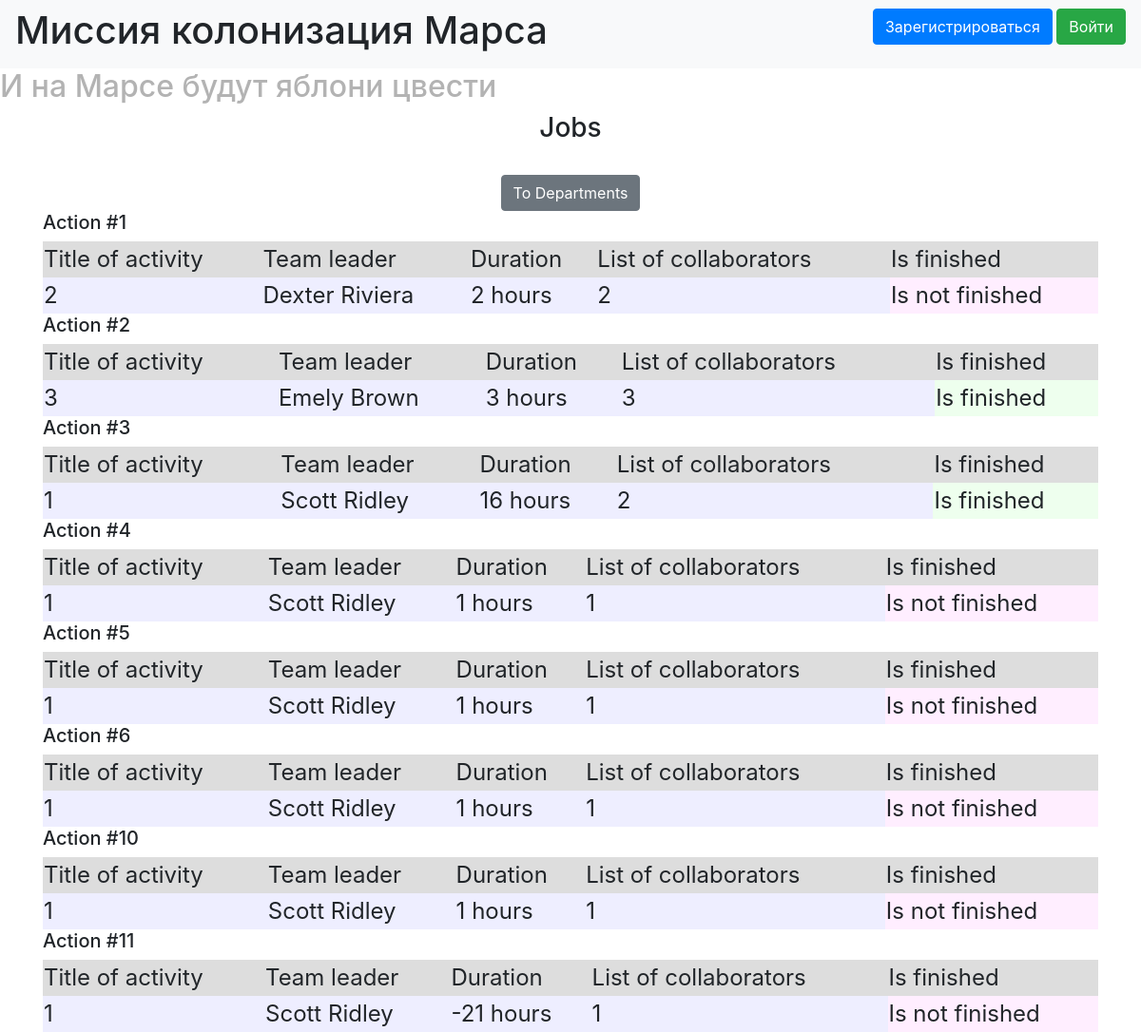
The page / on the database its author committed.
### data/jobs.py (models this page shows)
class Jobs(SqlAlchemyBase, SerializerMixin):
    __tablename__ = 'jobs'
    id = sqlalchemy.Column(sqlalchemy.Integer,
                           primary_key=True, autoincrement=True)
    team_leader = sqlalchemy.Column(sqlalchemy.Integer, sqlalchemy.ForeignKey("users.id"),
                                    nullable=True)
    job = sqlalchemy.Column(sqlalchemy.String, nullable=True)
    work_size = sqlalchemy.Column(sqlalchemy.Integer, nullable=True)
    collaborators = sqlalchemy.Column(sqlalchemy.String, nullable=True)
    start_date = sqlalchemy.Column(sqlalchemy.DateTime, nullable=True)
    end_date = sqlalchemy.Column(sqlalchemy.DateTime, nullable=True)
    is_finished = sqlalchemy.Column(sqlalchemy.Boolean, nullable=True)
    creator = sqlalchemy.Column(sqlalchemy.Integer, nullable=True)
    user = orm.relation('User')
    categories = orm.relation("CategoryJob",
                              secondary="jobs_to_category",
                              backref="jobs")

### data/users.py (models this page shows, shortened)
class User(SqlAlchemyBase, UserMixin, SerializerMixin):
    __tablename__ = 'users'
    id = sqlalchemy.Column(sqlalchemy.Integer,
                           primary_key=True, autoincrement=True)
    surname = sqlalchemy.Column(sqlalchemy.String, nullable=True)
    name = sqlalchemy.Column(sqlalchemy.String, nullable=True)
    age = sqlalchemy.Column(sqlalchemy.Integer, nullable=True)
    position = sqlalchemy.Column(sqlalchemy.String, nullable=True)
    speciality = sqlalchemy.Column(sqlalchemy.String, nullable=True)
    address = sqlalchemy.Column(sqlalchemy.String, nullable=True)
    email = sqlalchemy.Column(sqlalchemy.String, unique=True, nullable=True)
    hashed_password = sqlalchemy.Column(sqlalchemy.String, nullable=True)
    modified_date = sqlalchemy.Column(sqlalchemy.DateTime, default=datetime.datetime.now)
    city_from = sqlalchemy.Column(sqlalchemy.String, nullable=True)
    jobs = orm.relation("Jobs", back_populates='user')
    deps = orm.relation("Department", back_populates='user')

### main.py (the view)
@app.route("/")
def index():
    session = db_session.create_session()
    jobs = session.query(Jobs).all()
    return render_template("jobs.html", title="Mars Colonization", jobs=jobs)

### data/db_session.py (called while the page is built)
def create_session() -> Session:
    global __factory
    return __factory()

### templates/jobs.html (shortened to what this page needs)
{% extends "base.html" %}
{% block content %}
<h3 align="center">Jobs</h3> <br/>
<center>
    <a href="/departments" class="btn btn-secondary">To Departments</a>
</center>
{% for item in jobs%}
<div>
    <h5>Action #{{item.id}}</h5>
    <div>
        <table border="0" width="100%">
            <tr style="background-color: #DDDDDD; font-size: 1.5rem;">
                <td>Title of activity</td>
                <td>Team leader</td>
                <td>Duration</td>
                <td>List of collaborators</td>
                <td>Is finished</td>
            </tr>
            <tr style="font-size: 1.5rem;">
                <td style="background-color: #EEEEFF">{{ item.job }}</td>
                <td style="background-color: #EEEEFF">{{ item.user.surname }} {{ item.user.name }}</td>
                <td style="background-color: #EEEEFF">{{ item.work_size }} hours</td>
                <td style="background-color: #EEEEFF">{{ item.collaborators }}</td>
                {% if item.is_finished %}
                    <td style="background-color: #EEFFEE">Is finished</td>
                {% else %}
                    <td style="background-color: #FFEEFF">Is not finished</td>
                {% endif %}
            </tr>
        </table>
    </div>
</div>
{% endfor %}
{% endblock %}

### templates/base.html (shortened to what this page needs)
<!doctype html>
<html lang="en">
<head>
    <link rel="stylesheet"
          href="https://stackpath.bootstrapcdn.com/bootstrap/4.4.1/css/bootstrap.min.css"
>
    <link rel="stylesheet" type="text/css" href={{ url_for(
    'static', filename='css/style.css') }}/>
</head>
<body>
<header>
    <nav class="navbar navbar-light bg-light">
        <h1>Миссия колонизация Марса</h1>
        {% if current_user.is_authenticated %}
            <a class="navbar-brand" href="/logout">{{ current_user.name }}</a>
        {% else %}
            <p>
                <a class="btn btn-primary " href="/register">Зарегистрироваться</a>
                <a class="btn btn-success" href="/login">Войти</a>
            </p>
        {% endif %}
    </nav>
</header>
<h2>И на Марсе будут яблони цвести</h2>
<main role="main" class="container">
    {% block content %}{% endblock %}
</main>
</body>
</html>

### static/css/style.css (style rules this page uses)
h2 { color: #b3b3b3; }

### rows shown on the page
Jobs: id "1", job "2", user.surname "Dexter", user.name "Riviera", work_size "2", collaborators "2", is_finished "Is not finished"
Jobs: id "2", job "3", user.surname "Emely", user.name "Brown", work_size "3", collaborators "3", is_finished "Is finished"
Jobs: id "3", job "1", user.surname "Scott", user.name "Ridley", work_size "16", collaborators "2", is_finished "Is finished"
Jobs: id "4", job "1", user.surname "Scott", user.name "Ridley", work_size "1", collaborators "1", is_finished "Is not finished"
Jobs: id "5", job "1", user.surname "Scott", user.name "Ridley", work_size "1", collaborators "1", is_finished "Is not finished"
Jobs: id "6", job "1", user.surname "Scott", user.name "Ridley", work_size "1", collaborators "1", is_finished "Is not finished"
Jobs: id "10", job "1", user.surname "Scott", user.name "Ridley", work_size "1", collaborators "1", is_finished "Is not finished"
Jobs: id "11", job "1", user.surname "Scott", user.name "Ridley", work_size "-21", collaborators "1", is_finished "Is not finished"
